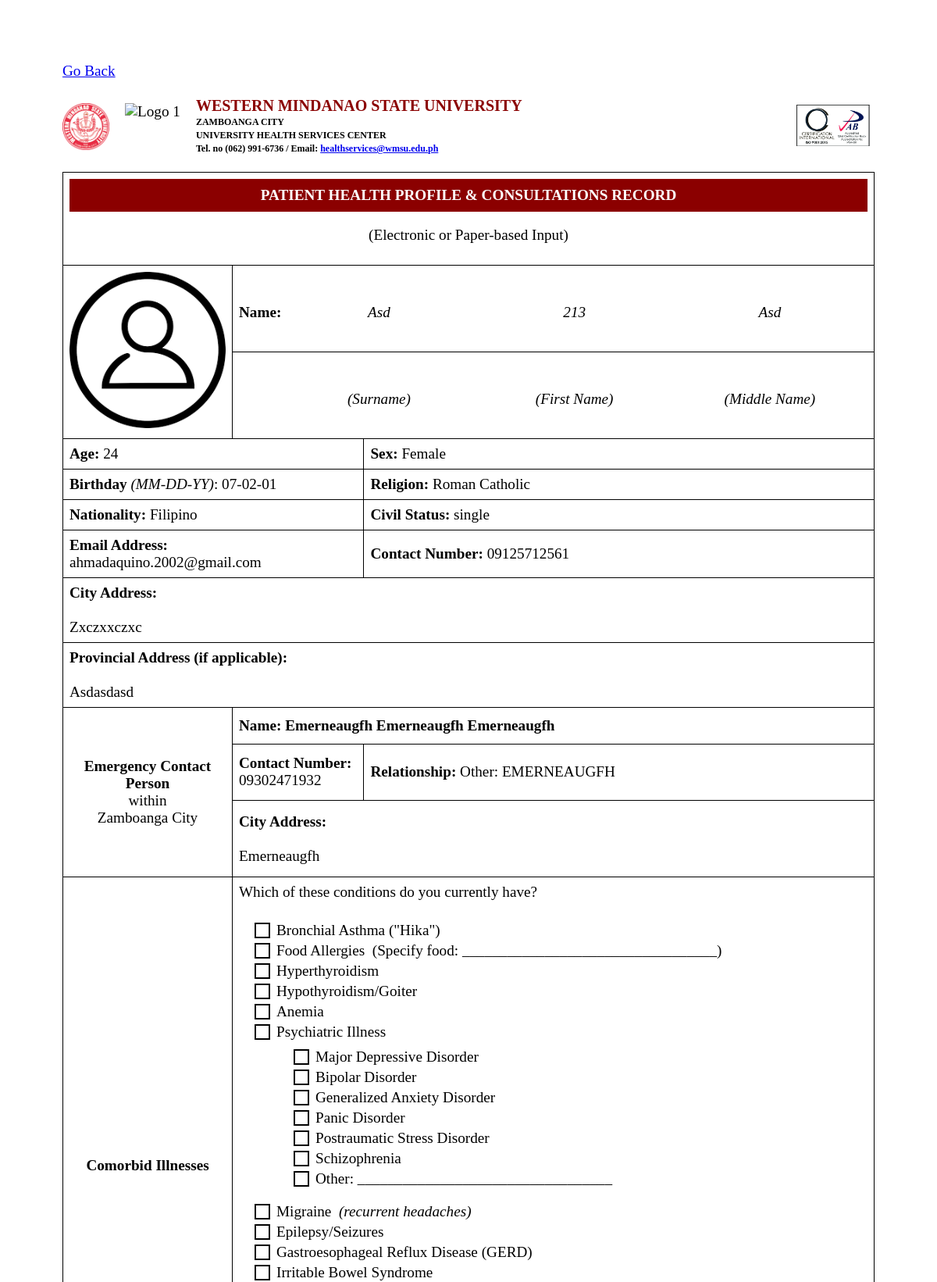
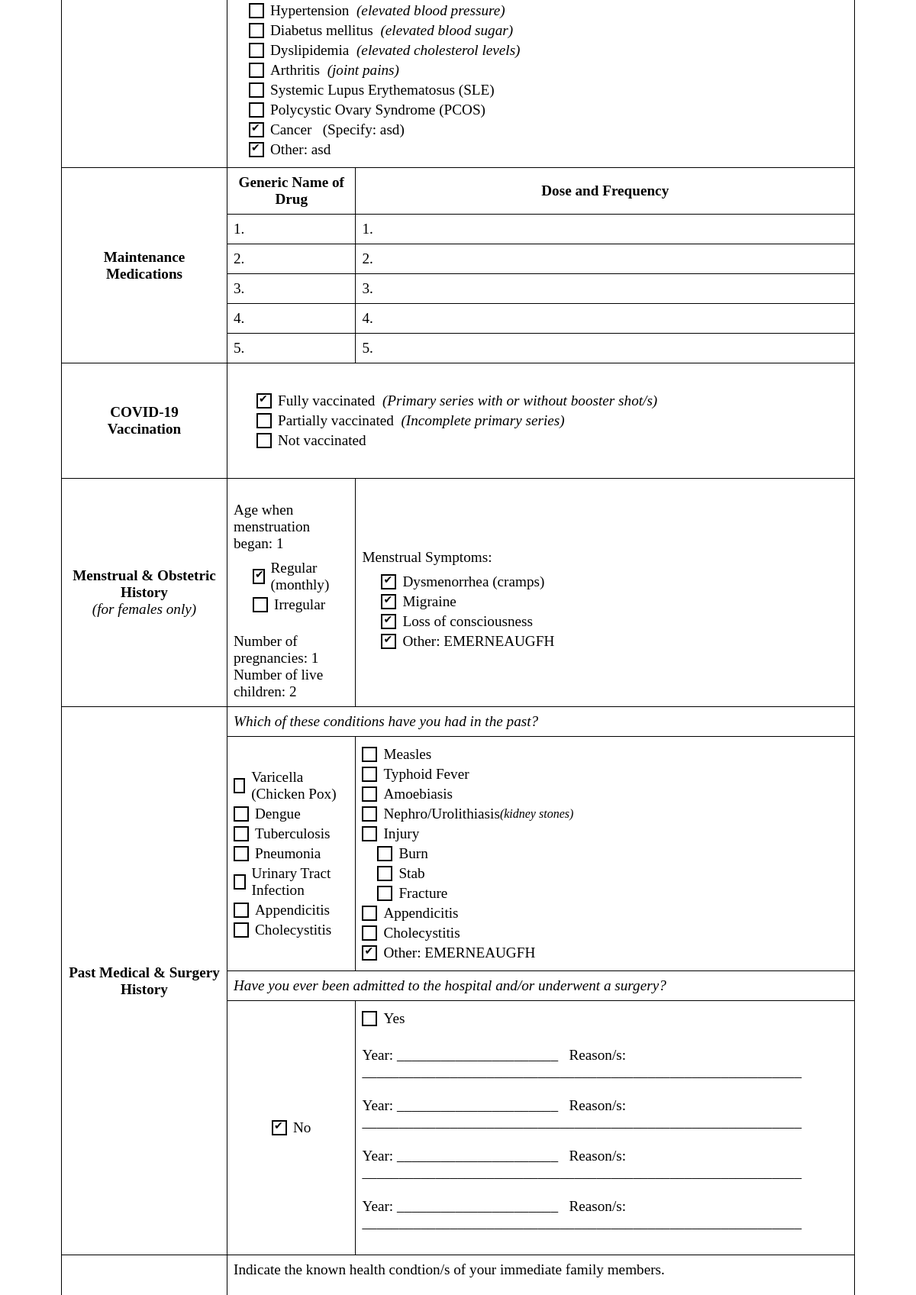
The page /temp_patient_v1_admin.php?id=218 (signed in, upper part) on the database its author committed (2 pictures, top to bottom).
### tables this page shows
CREATE TABLE `patients` (
  `id` int(11) NOT NULL,
  `user_id` int(11) NOT NULL,
  `student_id` text DEFAULT NULL,
  `surname` varchar(50) NOT NULL,
  `firstname` varchar(50) NOT NULL,
  `middlename` varchar(50) DEFAULT NULL,
  `suffix` varchar(10) DEFAULT NULL,
  `birthday` date NOT NULL,
  `age` int(11) NOT NULL,
  `sex` enum('male','female') NOT NULL,
  `blood_type` enum('A+','A-','B+','B-','AB+','AB-','O+','O-','unknown') DEFAULT 'unknown',
  `religion` varchar(50) DEFAULT NULL,
  `nationality` varchar(50) DEFAULT 'Filipino',
  `civil_status` enum('single','married','widowed','divorced') DEFAULT 'single',
  `email` varchar(100) NOT NULL,
  `contact_number` varchar(20) NOT NULL,
  `city_address` text NOT NULL,
  `provincial_address` text DEFAULT NULL,
  `photo_path` varchar(255) DEFAULT NULL,
  `grade_level` varchar(20) DEFAULT NULL,
  `grading_quarter` varchar(20) DEFAULT NULL,
  `track_strand` varchar(100) DEFAULT NULL,
  `section` varchar(50) DEFAULT NULL,
  `semester` varchar(50) DEFAULT NULL,
  `department` varchar(100) DEFAULT NULL,
  `course` varchar(100) DEFAULT NULL,
  `year_level` int(11) DEFAULT NULL,
  `position` varchar(100) DEFAULT NULL,
  `employee_id` varchar(50) DEFAULT NULL,
  `id_path` varchar(255) DEFAULT NULL,
  `cor_path` varchar(255) DEFAULT NULL,
  `created_at` timestamp NOT NULL DEFAULT current_timestamp(),
  `updated_at` timestamp NOT NULL DEFAULT current_timestamp() ON UPDATE current_timestamp()
);

CREATE TABLE `emergency_contacts` (
  `id` int(11) NOT NULL,
  `patient_id` int(11) NOT NULL,
  `surname` varchar(50) NOT NULL,
  `firstname` varchar(50) NOT NULL,
  `middlename` varchar(50) DEFAULT NULL,
  `contact_number` varchar(20) NOT NULL,
  `relationship` varchar(50) NOT NULL,
  `city_address` text NOT NULL,
  `created_at` timestamp NOT NULL DEFAULT current_timestamp()
);

### temp_patient_v1_admin.php (the view, shortened to what the rows shown need)
<?php
require_once 'config.php';
mysqli_set_charset($conn, 'utf8mb4');
$patient_id = isset($_GET['id']) ? intval($_GET['id']) : null;
$child_id = isset($_GET['id']) ? intval($_GET['id']) : null;
if ($child_id) {
    $sql_child = "
SELECT
    c.last_name, c.first_name, c.middle_name,
    pt.*,
    pr.id AS parent_record_id,
    pr.user_id AS parent_user_id,
    pr.id_path AS parent_id_path,
    u.user_type AS parent_user_type
FROM children c
LEFT JOIN parents pr
    ON c.parent_id = pr.user_id
LEFT JOIN patients pt ON pt.user_id = pr.user_id
LEFT JOIN users u
    ON pt.user_id = u.id
WHERE c.id = ?
";
    $stmt_child = mysqli_prepare($conn, $sql_child);
    mysqli_stmt_bind_param($stmt_child, "i", $child_id);
    mysqli_stmt_execute($stmt_child);
    $result_child = mysqli_stmt_get_result($stmt_child);
    $child_data = mysqli_fetch_assoc($result_child);
    if ($child_data) {
        $patient_id = $child_data['id'];
        $photo_path = $child_data['photo_path'];
        $surname = $child_data['last_name'];
        $firstname = $child_data['first_name'];
        $middlename = $child_data['middle_name'];
        $suffix = $child_data['suffix'];
        $student_id = $child_data['student_id'];
        $age = $child_data['age'];
        $sex = $child_data['sex'];
        $birthday = $child_data['birthday'];
        $age = $child_data['age'];
        $sex = $child_data['sex'];
        $blood_type = $child_data['blood_type'];
        $religion = $child_data['religion'];
        $nationality = $child_data['nationality'];
        $civil_status = $child_data['civil_status'];
        $email = $child_data['email'];
        $contact_number = $child_data['contact_number'];
        $city_address = $child_data['city_address'];
        $provincial_address = $child_data['provincial_address'];
        $photo_path = $child_data['photo_path'];
        $grade_level = $child_data['grade_level'];
        $grading_quarter = $child_data['grading_quarter'];
        $track_strand = $child_data['track_strand'];
        $section = $child_data['section'];
        $semester = $child_data['semester'];
        $department = $child_data['department'];
        $course = $child_data['course'];
        $year_level = $child_data['year_level'];
        $position = $child_data['position'];
        $userType = $child_data['parent_user_type'];
        $sql_emergency = "
        SELECT surname, firstname, middlename, contact_number, relationship, city_address
        FROM emergency_contacts
        WHERE patient_id = (SELECT id FROM patients WHERE id = ?)";
        $stmt_emergency = mysqli_prepare($conn, $sql_emergency);
        mysqli_stmt_bind_param($stmt_emergency, "i", $patient_id);
        mysqli_stmt_execute($stmt_emergency);
        $result_emergency = mysqli_stmt_get_result($stmt_emergency);
        $emergency_contact = mysqli_fetch_assoc($result_emergency) ?: [];
        mysqli_stmt_close($stmt_emergency);
        $surname_emergency_contact = $emergency_contact['surname'];
        $firstname_emergency_contact = $emergency_contact['firstname'];
        $middlename_emergency_contact = $emergency_contact['middlename'];
        $contact_number_emergency_contact = $emergency_contact['contact_number'];
        $relationship_emergency_contact = $emergency_contact['relationship'];
        $city_address_emergency_contact = $emergency_contact['city_address'];
        $sql_medical = "
        SELECT illnesses, medications, vaccination_status, menstruation_age, menstrual_pattern, pregnancies,
               live_children, menstrual_symptoms, past_illnesses, hospital_admissions, family_history, other_conditions
        FROM medical_info
        WHERE patient_id = (SELECT id FROM patients WHERE id = ?)";
        $stmt_medical = mysqli_prepare($conn, $sql_medical);
        mysqli_stmt_bind_param($stmt_medical, "i", $patient_id);
        mysqli_stmt_execute($stmt_medical);
        $result_medical = mysqli_stmt_get_result($stmt_medical);
        $medical_info = mysqli_fetch_assoc($result_medical) ?: [];
        mysqli_stmt_close($stmt_medical);
        $illnesses = !empty($medical_info['illnesses']) ? explode(',', $medical_info['illnesses']) : [];
        $vaccination_status = $medical_info['vaccination_status'];
        $medications_str = $medical_info['medications'] ?? '';
        $formatted_medications = [];
        if (!empty($medications_str)) {
            $json_data = json_decode($medications_str, true);
            if (json_last_error() === JSON_ERROR_NONE && is_array($json_data)) {
                foreach ($json_data as $med) {
                    $formatted_medications[] = [
                        'drug'      => trim($med['drug']),
                        'drug_other' => isset($med['drug_other']) ? trim($med['drug_other']) : '',
                        'dose'      => trim($med['dose']),
                        'unit'      => trim($med['unit']),
                        'frequency' => trim($med['frequency'])
                    ];
                }
            } else {
                $med_list = explode(',', $medications_str);
                foreach ($med_list as $med) {
                    $parts = explode(':', $med);
                    if (count($parts) >= 4) {
                        $formatted_medications[] = [
                            'drug'      => trim($parts[0]),
                            'drug_other' => '',
                            'dose'      => trim($parts[1]),
                            'unit'      => trim($parts[2]),
                            'frequency' => trim($parts[3])
                        ];
                    }
                }
            }
        }
        $vaccination_status = $medical_info['vaccination_status'] ?? 'not';
        $menstruation_age = $medical_info['menstruation_age'] ?? '';
        $menstrual_pattern = $medical_info['menstrual_pattern'] ?? '';
        $pregnancies = $medical_info['pregnancies'] ?? 0;
        $live_children = $medical_info['live_children'] ?? 0;
        $menstrual_symptoms = !empty($medical_info['menstrual_symptoms']) ? explode(',', $medical_info['menstrual_symptoms']) : [];
        $past_illnesses = !empty($medical_info['past_illnesses']) ? explode(',', $medical_info['past_illnesses']) : [];
        $hospital_admissions = !empty($medical_info['hospital_admissions']) ? explode(',', $medical_info['hospital_admissions']) : [];
        $family_history = !empty($medical_info['family_history']) ? explode(',', $medical_info['family_history']) : [];
        $other_conditions = $medical_info['other_conditions'] ?? '';
        $illnesses = !empty($medical_info['illnesses']) ? explode(',', $medical_info['illnesses']) : [];
        $medications = !empty($medical_info['medications']) ? json_decode($medical_info['medications'], true) : [];
        $vaccination_status = $medical_info['vaccination_status'] ?? 'not';
        $menstruation_age = $medical_info['menstruation_age'] ?? '';
        $menstrual_pattern = $medical_info['menstrual_pattern'] ?? '';
        $pregnancies = $medical_info['pregnancies'] ?? 0;
        $live_children = $medical_info['live_children'] ?? 0;
        $menstrual_symptoms = !empty($medical_info['menstrual_symptoms']) ? explode(',', $medical_info['menstrual_symptoms']) : [];
        $past_illnesses = !empty($medical_info['past_illnesses']) ? explode(',', $medical_info['past_illnesses']) : [];
        $hospital_admissions = !empty($medical_info['hospital_admissions']) ? explode(',', $medical_info['hospital_admissions']) : [];
        $family_history = !empty($medical_info['family_history']) ? explode(',', $medical_info['family_history']) : [];
        $other_conditions = $medical_info['other_conditions'] ?? '';
    } else {
        $sql_patient = "
        SELECT p.*,
               u.user_type
        FROM patients p
        LEFT JOIN users u ON p.user_id = u.id
        WHERE p.id = ?";
        $stmt_patient = mysqli_prepare($conn, $sql_patient);
        mysqli_stmt_bind_param($stmt_patient, "i", $patient_id);
        mysqli_stmt_execute($stmt_patient);
        $result_patient = mysqli_stmt_get_result($stmt_patient);
        $patient_data = mysqli_fetch_assoc($result_patient);
        $sql_emergency = "
    SELECT e.surname, e.firstname, e.middlename, e.contact_number, e.relationship, e.city_address
    FROM emergency_contacts e
    JOIN patients p ON e.patient_id = p.id
    WHERE p.id = ?
    ORDER BY e.id DESC
    LIMIT 1";
        $stmt_emergency = mysqli_prepare($conn, $sql_emergency);
        mysqli_stmt_bind_param($stmt_emergency, "i", $patient_id);
        mysqli_stmt_execute($stmt_emergency);
        $result_emergency = mysqli_stmt_get_result($stmt_emergency);
        $emergency_contact = mysqli_fetch_assoc($result_emergency) ?: [];
        $surname_emergency_contact = $emergency_contact['surname'];
        $firstname_emergency_contact = $emergency_contact['firstname'];
        $middlename_emergency_contact = $emergency_contact['middlename'];
        $contact_number_emergency_contact = $emergency_contact['contact_number'];
        $relationship_emergency_contact = $emergency_contact['relationship'];
        $city_address_emergency_contact = $emergency_contact['city_address'];
        $photo_path = $patient_data['photo_path'];
        $surname = $patient_data['surname'];
        $firstname = $patient_data['firstname'];
        $middlename = $patient_data['middlename'];
        $age = $patient_data['age'];
        $sex = $patient_data['sex'];
        $birthday = $patient_data['birthday'];
        $age = $patient_data['age'];
        $sex = $patient_data['sex'];
        $religion = $patient_data['religion'];
        $nationality = $patient_data['nationality'];
        $civil_status = $patient_data['civil_status'];
        $email = $patient_data['email'];
        $contact_number = $patient_data['contact_number'];
        $city_address = $patient_data['city_address'];
        $provincial_address = $patient_data['provincial_address'];
        $photo_path = $patient_data['photo_path'];
        $userType = $patient_data['user_type'];
    }
}
?>
<!DOCTYPE html>
<html lang="en">
<head>
</head>
<body>
    <div id="printableArea">
        <br> <br>
        <div class="header"
            style="display: flex; align-items: center; justify-content: center; gap: 20px; text-align: left;">
            <div style="flex: 1;">
                <h1 style="margin: 0; color:#8B0000">WESTERN MINDANAO STATE UNIVERSITY</h1>
            </div>
        </div>
        <table class="main-table">
            <tr>
                <td style="text-align: center; height:200px; width: 200px;" rowspan="2">
                    <?php
                    $full_photo_path = $photo_path ?  $photo_path : '';
                    ?>
                    <?php if ($photo_path && file_exists($full_photo_path)): ?>
                        <img src="<?php echo htmlspecialchars($photo_path); ?>" alt="<?php echo $child_id ? 'Child Photo' : 'Patient Photo'; ?>" class="img">
                    <?php else: ?>
                        (Photo of Patient)
                    <?php endif; ?>
                </td>
                <td colspan="3">
                    <div style="display: flex; justify-content: space-between; text-align: center; margin-top: 10px;">
                        <div style="flex: 1;"><i> <?php echo $surname ?></i></div>
                        <div style="flex: 1;"><i><?php echo $firstname ?></i></div>
                        <div style="flex: 1;"><i><?php echo $middlename ?></i></div>
                    </div>
                </td>
            </tr>
            <tr>
                     <?php
                if ($userType == 'Employee') {
                ?>
                    <td colspan="3"><b>Age: </b> <?php echo $age ?></td>
                    <td><b>Sex: </b> <?php echo ucfirst($sex) ?></td>
                <?php } ?>
            </tr>
            <tr>
                <td colspan="3">
                    <b>Birthday</b> <i>(MM-DD-YY)</i>:
                    <?php echo date("m-d-y", strtotime($birthday)); ?>
                </td>
               <td colspan="2">
    <b>Religion: </b>
    <?php
        echo htmlspecialchars(preg_replace('/^others?\s*:\s*/i', '', trim($religion)));
    ?>
</td>
            </tr>
            <tr>
                <td colspan="3">
                    <b>Nationality:</b> <?php echo $nationality ?>
                </td>
                <td colspan="2">
                    <b>Civil Status:</b> <?php echo $civil_status ?>
                </td>
            </tr>
            <tr>
                <td colspan="3">
                    <b>Email Address:</b> <?php echo $email ?>
                </td>
                <td colspan="2">
                    <b>Contact Number:</b> <?php echo $contact_number ?>
                </td>
            </tr>
            <tr>
                <td colspan="4"><b>City Address: </b><br><br>
                    <?php echo $city_address ?></td>
            </tr>
            <tr>
                <td colspan="4"><b>Provincial Address (if applicable): </b><br><br>
                    <?php echo $provincial_address ?></td>
            </tr>
            <tr>
                <td colspan="3">
                    <b>Name: <?php echo
                                $firstname_emergency_contact . " " .  $middlename_emergency_contact . " " .  $surname_emergency_contact ?></b>
                </td>
            </tr>
            <tr>
                <td colspan="2">
                    <b>Contact Number: </b>
                    </b> <?php echo $contact_number_emergency_contact ?>
                </td>
                <td colspan="2">
                    <b>Relationship: </b> <?php echo $relationship_emergency_contact ?>
                </td>
            </tr>
            <tr>
                <td colspan="3">
                    <b>City Address: </b><br><br>
                    <?php echo $city_address_emergency_contact ?>
                </td>
            </tr>
    </table>
        </div>
        <br> <br>
        <br>
</body>
</html>
</body>
</html>

### rows shown on the page
patients: photo_path (picture), surname "Asd", firstname "213", middlename "Asd", age "24", sex "Female", birthday "07-02-01", religion "Roman Catholic", nationality "Filipino", civil_status "single", email "ahmadaquino.2002@gmail.com", contact_number "09125712561", city_address "Zxczxxczxc", provincial_address "Asdasdasd"
emergency_contacts: firstname "Emerneaugfh", middlename "Emerneaugfh", surname "Emerneaugfh", contact_number "09302471932", relationship "Other: EMERNEAUGFH", city_address "Emerneaugfh"

### other values the page prints
$illnesses_map['cancer'] "asd"
$illnesses_map['other'] "asd"
$menstruation_age "1"
$pregnancies "1"
$live_children "2"
$menstrual_symptoms_map['other'] "EMERNEAUGFH"
$past_illnesses_map['other'] "EMERNEAUGFH"
